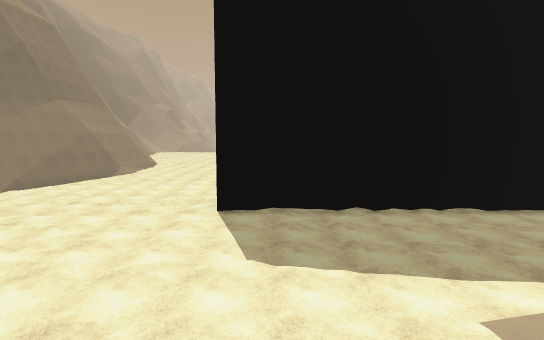
View 1 (above)

17 first-person views from a walk through a Godot game level. The camera is 1.4 m above the floor, tilts 6° down and sees 85° across. Doors that lead somewhere are drawn open, without their leaves. The floor is counted in squares, 2 m on a side. Each view is taken from the middle of a square. On the plan, view 1 faces up. The plan holds only what a view shows up to about 10 squares ahead; the rest is blank. The place goes on beyond the plan. Characters and animated objects are left out. Some surface patterns are stand-ins.

View 2
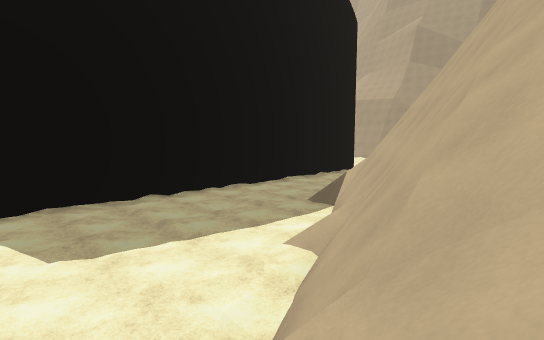

View 3
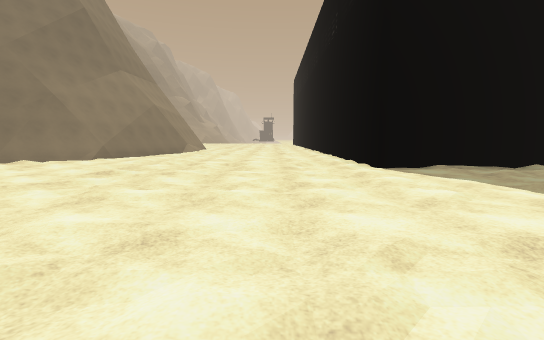

View 4
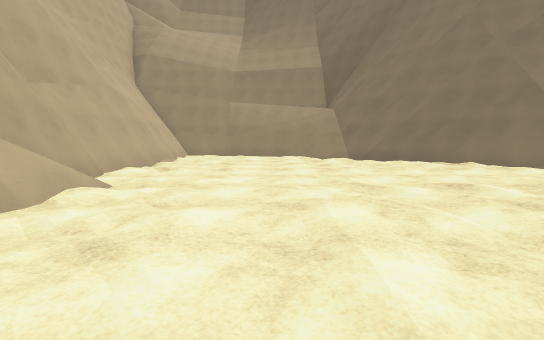

View 5
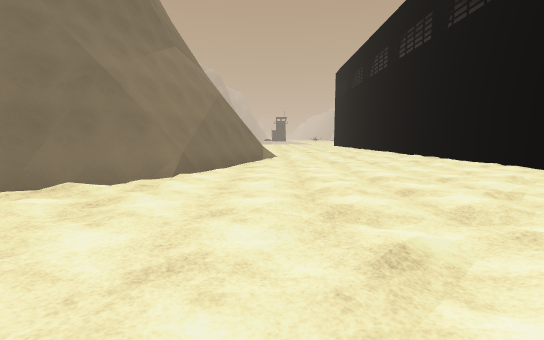

View 6
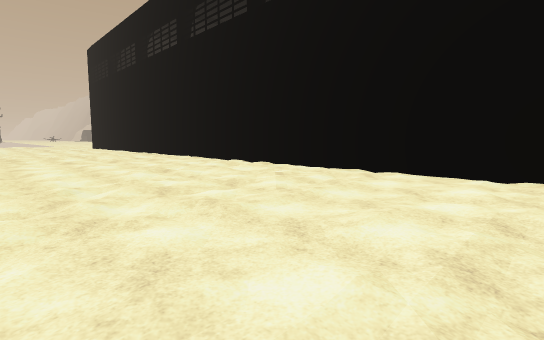

View 7
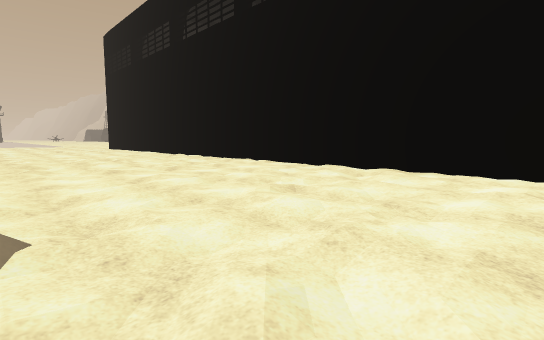

View 8
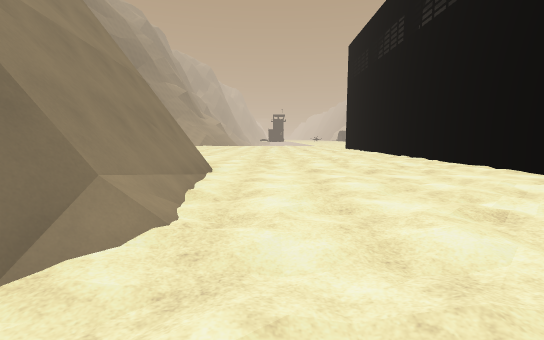

View 9
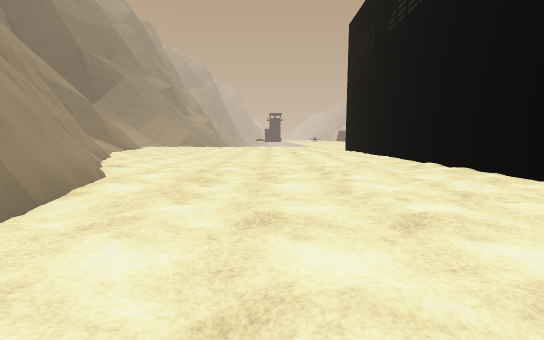

View 10
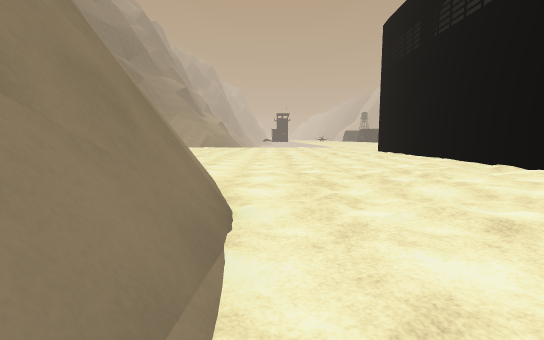

View 11
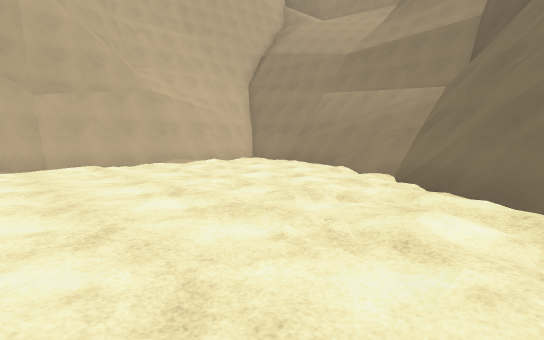

View 12
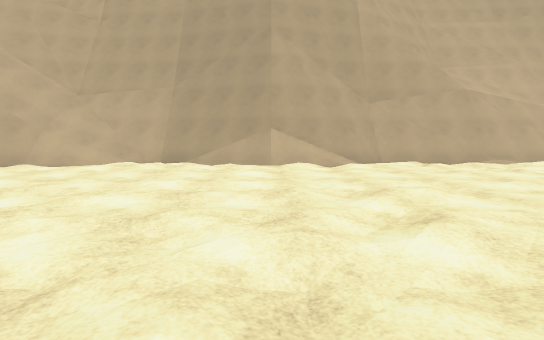

View 13
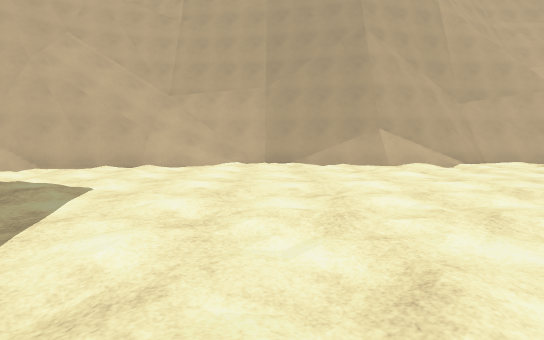

View 14
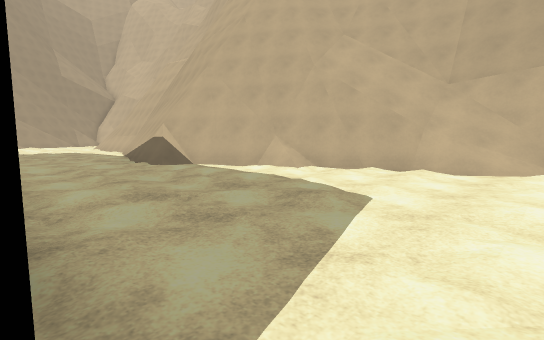

View 15
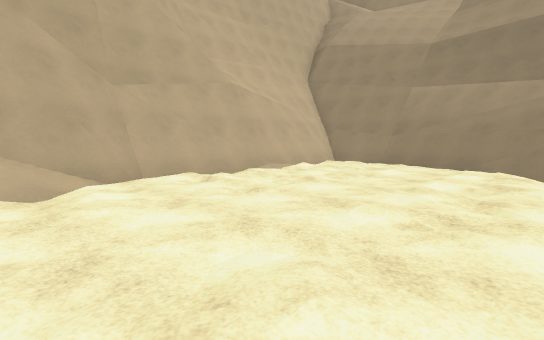

View 16
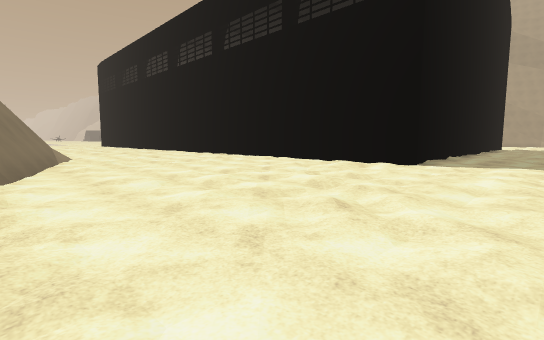

View 17
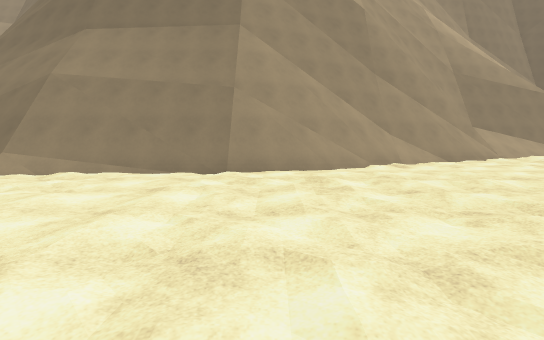

### Floor plan
Key: @ floor where view 1 was taken; # wall or solid block; . floor; / step, stairs or slope; = window, fence, low wall or low ledge; ^ raised ledge; v drop or lower ground.
Columns run from 16 left of view 1 to 10 right of it. Each row starts with its distance up from view 1.
 28     #...... ...#
 27     #/.........#
 26     #/.........#
 25     ###........#
 24      ##........#
 23       #=.......#
 22       ##.......#
 21       ##.......#
 20        #.......#
 19        #.......#
 18        #/......#
 17        #/......#
 16        #/......#
 15        #.......#
 14       ##.......#
 13       ##.......#
 12      ##........#
 11      ##........#
 10     ##.........#
  9    ##..........#
  8   ##...........##########
  7  ###.......................
  6  #/........................
  5 ##.......................
  4 ##...................=###
  3 #..................=####
  2 #.................####
  1 #.......//##.../=#vv##^
  0 ###############/@///^^
 -1               #^^###^
 -2                  ^^^^

Where each view was taken, in squares from view 1:
view 1: 0 up, 0 right, facing up
view 2: 0 up, 1 left, facing up-right
view 3: 1 up, 4 left, facing up
view 4: 4 up, 3 left, facing left
view 5: 5 up, 8 left, facing up
view 6: 10 up, 8 left, facing up-right
view 7: 14 up, 8 left, facing up-right
view 8: 14 up, 7 left, facing up
view 9: 18 up, 6 left, facing up
view 10: 18 up, 8 left, facing up
view 11: 9 up, 8 left, facing down-left
view 12: 9 up, 6 left, facing down
view 13: 9 up, 3 left, facing down
view 14: 8 up, 2 left, facing down-right
view 15: 6 up, 7 left, facing down-left
view 16: 5 up, 10 left, facing up-right
view 17: 22 up, 2 left, facing left
